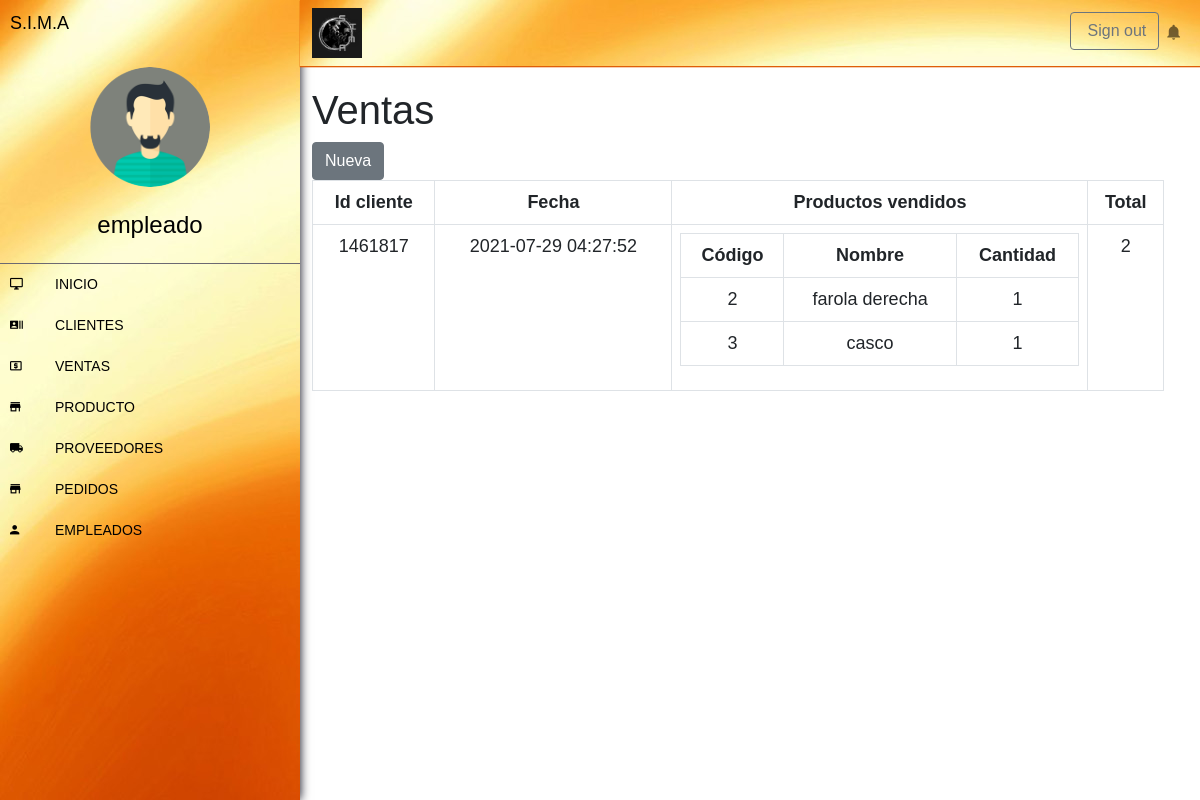
Before: /vistas/pedidos/verPedidos.php with the older database file.
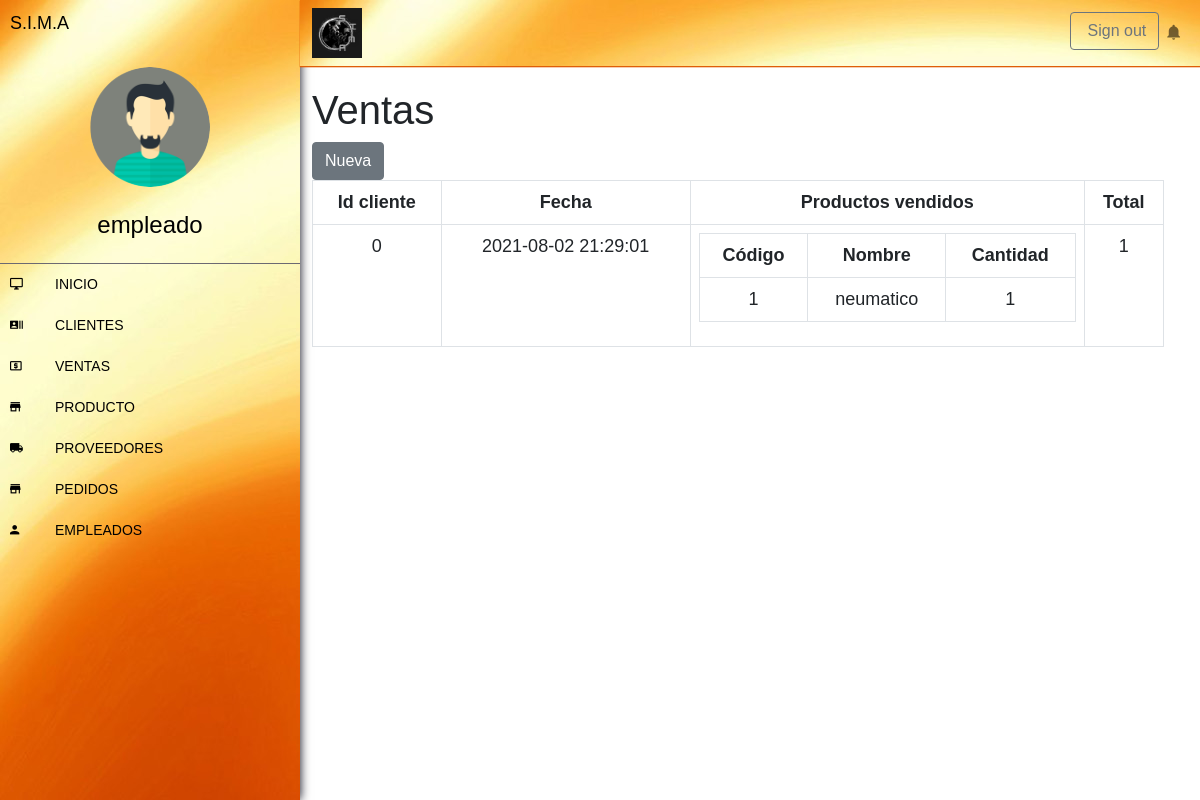
After: the same page with the newer database file.
### tables this page shows
CREATE TABLE `ventas` (
  `id` bigint(20) UNSIGNED NOT NULL,
  `fecha` datetime NOT NULL,
  `cliente` int(20) NOT NULL,
  `vendedor` int(20) NOT NULL,
  `costo_total` bigint(50) NOT NULL,
  `total` int(50) NOT NULL
);

### vistas/pedidos/verPedidos.php (the view, shortened to what this page needs)
<?php
    include("../../templates/menusup.php");
    include("../../templates/menulateral.php");
	$pdo = new base();
	$pdo=$pdo->construct();
?>
<!DOCTYPE html>
<html lang="en">
<head>
</head>
<body>
<div class="row">
		<h1>Ventas</h1>
		<div class="col-1">
			<a class="btn btn-secondary" href="./ventas.php">Nueva </a>
		</div>
    <div class="row" id="ventas">
    <?php
$sentencia = $pdo->query("SELECT ventas.total, ventas.fecha, ventas.id,ventas.cliente, GROUP_CONCAT( producto.id_item, '..', producto.nombre_prod, '..', productos_vendidos.cantidad SEPARATOR '__') AS producto FROM ventas INNER JOIN productos_vendidos ON productos_vendidos.id_venta = ventas.id INNER JOIN producto ON producto.id_item = productos_vendidos.id_producto GROUP BY ventas.id ORDER BY ventas.id");
$ventas = $sentencia->fetchAll(PDO::FETCH_OBJ);
?>
	<div class="col-xs-12">
		<table class="table table-bordered">
			<thead>
				<tr>
					<th>Id cliente</th>
					<th>Fecha</th>
					<th>Productos vendidos</th>
					<th>Total</th>
				</tr>
			</thead>
			<tbody>
				<?php foreach($ventas as $venta){ ?>
				<tr>
					<td><?php echo $venta->cliente ?></td>
					<td><?php echo $venta->fecha ?></td>
					<td>
						<table class="table table-bordered">
							<thead>
								<tr>
									<th>Código</th>
									<th>Nombre</th>
									<th>Cantidad</th>
								</tr>
							</thead>
							<tbody>
								<?php foreach(explode("__", $venta->producto) as $productosConcatenados){
								$producto = explode("..", $productosConcatenados)
								?>
								<tr>
									<td><?php echo $producto[0] ?></td>
									<td><?php echo $producto[1] ?></td>
									<td><?php echo $producto[2] ?></td>
								</tr>
								<?php } ?>
							</tbody>
						</table>
					</td>
					<td><?php echo $venta->total ?></td>
				</tr>
				<?php } ?>
			</tbody>
		</table>
	</div>
    </div>
</body>

Changed rows visible on the page:
removed ventas: cliente "1461817", fecha "2021-07-29 04:27:52", producto "2", producto "farola derecha", producto "1", producto "3", producto "casco", total "2", shown under "Ventas"
added ventas: cliente "0", fecha "2021-08-02 21:29:01", producto "1", producto "neumatico", total "1"
